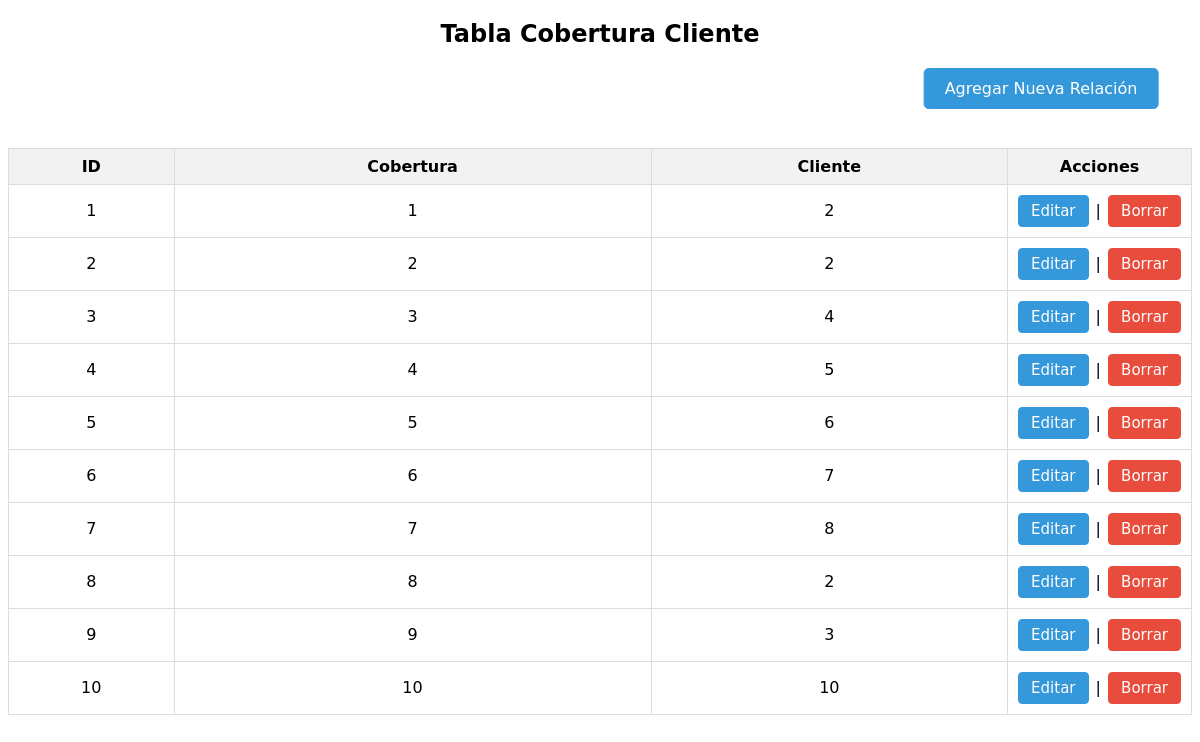
The app's page /ProyectoMetlife/cobertura_cliente.php with its own data.
### tables this page shows
create table cobertura_cliente(
	id int not null auto_increment,
	primary key(id),
	cobertura int not null,
	index(cobertura),
	cliente int not null,
	index(cliente),
	foreign key(cobertura) references coberturas(id),
	foreign key(cliente) references clientes(id)
);

### ProyectoMetlife/cobertura_cliente.php (the view, shortened to what this page needs)
<?php
include 'conexion.php';
?>
<!DOCTYPE html>
<html lang="en">
<head>
</head>
<body>
<?php
$sql = "SELECT * FROM cobertura_cliente";
$result = $conn->query($sql);
echo "<h2>Tabla Cobertura Cliente</h2>";
echo "<a href='agregar_cobertura_cliente.php' class='button-link'>Agregar Nueva Relación</a><br><br>";
echo "<table>
<tr>
<th>ID</th>
<th>Cobertura</th>
<th>Cliente</th>
<th>Acciones</th>
</tr>";
while ($row = $result->fetch_assoc()) {
    echo "<tr>
    <td>{$row['id']}</td>
    <td>{$row['cobertura']}</td>
    <td>{$row['cliente']}</td>
    <td class='actions'>
        <a class='edit-btn' href='editar_cobertura_cliente.php?id={$row['id']}'>Editar</a>
        |
        <form method='post' action='borrar_cobertura_cliente.php' style='display:inline;'>
            <input type='hidden' name='id' value='{$row['id']}'>
            <input class='delete-btn' type='submit' value='Borrar' onclick='return confirm(\"¿Estás seguro de borrar esta relación cobertura_cliente?\")'>
        </form>
    </td>
    </tr>";
}
echo "</table>";
?>
</body>
</html>

### ProyectoMetlife/cobertura_cliente.php (style rules this page uses)
body { font-family: "DejaVu Sans"; }
table { width: 100%; border-collapse: collapse; margin-top: 20px; }
th, td { border: 1px solid #dddddd; text-align: center; padding: 8px; }
th { background-color: #f2f2f2; }
.actions { white-space: nowrap; width: 1%; }
.edit-btn { display: inline-block; padding: 6px 12px; margin: 2px; font-family: "DejaVu Sans"; text-decoration: none; background-color: #3498db; color: #ffffff; border: 1px solid #3498db; border-radius: 4px; cursor: pointer; font-size: 15px; }
.delete-btn { background-color: #e74c3c; border: 1px solid #e74c3c; font-family: "DejaVu Sans"; display: inline-block; padding: 6px 12px; margin: 2px; text-decoration: none; color: #ffffff; border-radius: 4px; font-size: 15px; }
h2 { text-align: center; }
.button-link { display: inline-block; padding: 10px 20px; font-size: 16px; text-align: center; text-decoration: none; background-color: #3498db; color: white; border: 1px solid #3498db; border-radius: 5px; cursor: pointer; transition: background-color 0.3s ease; transform: translate(390%, 0%); }

### records on screen
cobertura_cliente: id "1", cobertura "1", cliente "2"
cobertura_cliente: id "2", cobertura "2", cliente "2"
cobertura_cliente: id "3", cobertura "3", cliente "4"
cobertura_cliente: id "4", cobertura "4", cliente "5"
cobertura_cliente: id "5", cobertura "5", cliente "6"
cobertura_cliente: id "6", cobertura "6", cliente "7"
cobertura_cliente: id "7", cobertura "7", cliente "8"
cobertura_cliente: id "8", cobertura "8", cliente "2"
cobertura_cliente: id "9", cobertura "9", cliente "3"
cobertura_cliente: id "10", cobertura "10", cliente "10"
